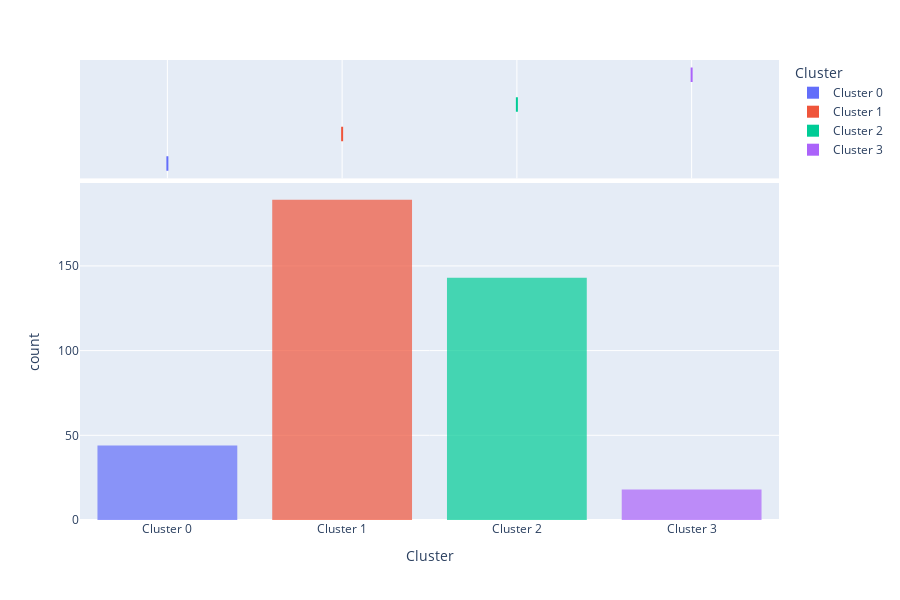

The notebook cell saved with this chart:
### Code cell
plot_model(kmeans, plot = 'distribution')

### Figure 1 — Plotly figure (JSON) as saved in the notebook; plotly's stock layout.template omitted (floating-point values rounded to 4 significant figures; data arrays with more than 128 entries replaced by an {"elided": "..."} marker saying what was removed)
{"data": [{"bingroup": "x", "hovertemplate": "Cluster=%{x}<br>count=%{y}<extra></extra>", "legendgroup": "Cluster 0", "marker": {"color": "#636efa", "opacity": 0.7, "pattern": {"shape": ""}}, "name": "Cluster 0", "orientation": "v", "showlegend": true, "type": "histogram", "x": ["Cluster 0", "Cluster 0", "Cluster 0", "Cluster 0", "Cluster 0", "Cluster 0", "Cluster 0", "Cluster 0", "Cluster 0", "Cluster 0", "Cluster 0", "Cluster 0", "Cluster 0", "Cluster 0", "Cluster 0", "Cluster 0", "Cluster 0", "Cluster 0", "Cluster 0", "Cluster 0", "Cluster 0", "Cluster 0", "Cluster 0", "Cluster 0", "Cluster 0", "Cluster 0", "Cluster 0", "Cluster 0", "Cluster 0", "Cluster 0", "Cluster 0", "Cluster 0", "Cluster 0", "Cluster 0", "Cluster 0", "Cluster 0", "Cluster 0", "Cluster 0", "Cluster 0", "Cluster 0", "Cluster 0", "Cluster 0", "Cluster 0", "Cluster 0"], "xaxis": "x", "yaxis": "y"}, {"customdata": {"elided": "44x8 float values"}, "hovertemplate": "Cluster=%{x}<br>Pregnancies=%{customdata[0]}<br>Glucose=%{customdata[1]}<br>BloodPressure=%{customdata[2]}<br>SkinThickness=%{customdata[3]}<br>Insulin=%{customdata[4]}<br>BMI=%{customdata[5]}<br>DiabetesPedigreeFunction=%{customdata[6]}<br>Age=%{customdata[7]}<extra></extra>", "legendgroup": "Cluster 0", "marker": {"color": "#636efa"}, "name": "Cluster 0", "notched": true, "showlegend": false, "type": "box", "x": ["Cluster 0", "Cluster 0", "Cluster 0", "Cluster 0", "Cluster 0", "Cluster 0", "Cluster 0", "Cluster 0", "Cluster 0", "Cluster 0", "Cluster 0", "Cluster 0", "Cluster 0", "Cluster 0", "Cluster 0", "Cluster 0", "Cluster 0", "Cluster 0", "Cluster 0", "Cluster 0", "Cluster 0", "Cluster 0", "Cluster 0", "Cluster 0", "Cluster 0", "Cluster 0", "Cluster 0", "Cluster 0", "Cluster 0", "Cluster 0", "Cluster 0", "Cluster 0", "Cluster 0", "Cluster 0", "Cluster 0", "Cluster 0", "Cluster 0", "Cluster 0", "Cluster 0", "Cluster 0", "Cluster 0", "Cluster 0", "Cluster 0", "Cluster 0"], "xaxis": "x2", "yaxis": "y2"}, {"bingroup": "x", "hovertemplate": "Cluster=%{x}<br>count=%{y}<extra></extra>", "legendgroup": "Cluster 1", "marker": {"color": "#EF553B", "opacity": 0.7, "pattern": {"shape": ""}}, "name": "Cluster 1", "orientation": "v", "showlegend": true, "type": "histogram", "x": {"elided": "189 str values"}, "xaxis": "x", "yaxis": "y"}, {"customdata": {"elided": "189x8 float values"}, "hovertemplate": "Cluster=%{x}<br>Pregnancies=%{customdata[0]}<br>Glucose=%{customdata[1]}<br>BloodPressure=%{customdata[2]}<br>SkinThickness=%{customdata[3]}<br>Insulin=%{customdata[4]}<br>BMI=%{customdata[5]}<br>DiabetesPedigreeFunction=%{customdata[6]}<br>Age=%{customdata[7]}<extra></extra>", "legendgroup": "Cluster 1", "marker": {"color": "#EF553B"}, "name": "Cluster 1", "notched": true, "showlegend": false, "type": "box", "x": {"elided": "189 str values"}, "xaxis": "x2", "yaxis": "y2"}, {"bingroup": "x", "hovertemplate": "Cluster=%{x}<br>count=%{y}<extra></extra>", "legendgroup": "Cluster 2", "marker": {"color": "#00cc96", "opacity": 0.7, "pattern": {"shape": ""}}, "name": "Cluster 2", "orientation": "v", "showlegend": true, "type": "histogram", "x": {"elided": "143 str values"}, "xaxis": "x", "yaxis": "y"}, {"customdata": {"elided": "143x8 float values"}, "hovertemplate": "Cluster=%{x}<br>Pregnancies=%{customdata[0]}<br>Glucose=%{customdata[1]}<br>BloodPressure=%{customdata[2]}<br>SkinThickness=%{customdata[3]}<br>Insulin=%{customdata[4]}<br>BMI=%{customdata[5]}<br>DiabetesPedigreeFunction=%{customdata[6]}<br>Age=%{customdata[7]}<extra></extra>", "legendgroup": "Cluster 2", "marker": {"color": "#00cc96"}, "name": "Cluster 2", "notched": true, "showlegend": false, "type": "box", "x": {"elided": "143 str values"}, "xaxis": "x2", "yaxis": "y2"}, {"bingroup": "x", "hovertemplate": "Cluster=%{x}<br>count=%{y}<extra></extra>", "legendgroup": "Cluster 3", "marker": {"color": "#ab63fa", "opacity": 0.7, "pattern": {"shape": ""}}, "name": "Cluster 3", "orientation": "v", "showlegend": true, "type": "histogram", "x": ["Cluster 3", "Cluster 3", "Cluster 3", "Cluster 3", "Cluster 3", "Cluster 3", "Cluster 3", "Cluster 3", "Cluster 3", "Cluster 3", "Cluster 3", "Cluster 3", "Cluster 3", "Cluster 3", "Cluster 3", "Cluster 3", "Cluster 3", "Cluster 3"], "xaxis": "x", "yaxis": "y"}, {"customdata": {"elided": "18x8 float values"}, "hovertemplate": "Cluster=%{x}<br>Pregnancies=%{customdata[0]}<br>Glucose=%{customdata[1]}<br>BloodPressure=%{customdata[2]}<br>SkinThickness=%{customdata[3]}<br>Insulin=%{customdata[4]}<br>BMI=%{customdata[5]}<br>DiabetesPedigreeFunction=%{customdata[6]}<br>Age=%{customdata[7]}<extra></extra>", "legendgroup": "Cluster 3", "marker": {"color": "#ab63fa"}, "name": "Cluster 3", "notched": true, "showlegend": false, "type": "box", "x": ["Cluster 3", "Cluster 3", "Cluster 3", "Cluster 3", "Cluster 3", "Cluster 3", "Cluster 3", "Cluster 3", "Cluster 3", "Cluster 3", "Cluster 3", "Cluster 3", "Cluster 3", "Cluster 3", "Cluster 3", "Cluster 3", "Cluster 3", "Cluster 3"], "xaxis": "x2", "yaxis": "y2"}], "layout": {"barmode": "relative", "height": 600, "legend": {"title": {"text": "Cluster"}, "tracegroupgap": 0}, "margin": {"t": 60}, "xaxis": {"anchor": "y", "categoryarray": ["Cluster 0", "Cluster 1", "Cluster 2", "Cluster 3"], "categoryorder": "array", "domain": [0, 1], "title": {"text": "Cluster"}}, "xaxis2": {"anchor": "y2", "domain": [0, 1], "matches": "x", "showgrid": true, "showticklabels": false}, "yaxis": {"anchor": "x", "domain": [0, 0.7326], "title": {"text": "count"}}, "yaxis2": {"anchor": "x2", "domain": [0.7426, 1], "matches": "y2", "showgrid": false, "showline": false, "showticklabels": false, "ticks": ""}}}
